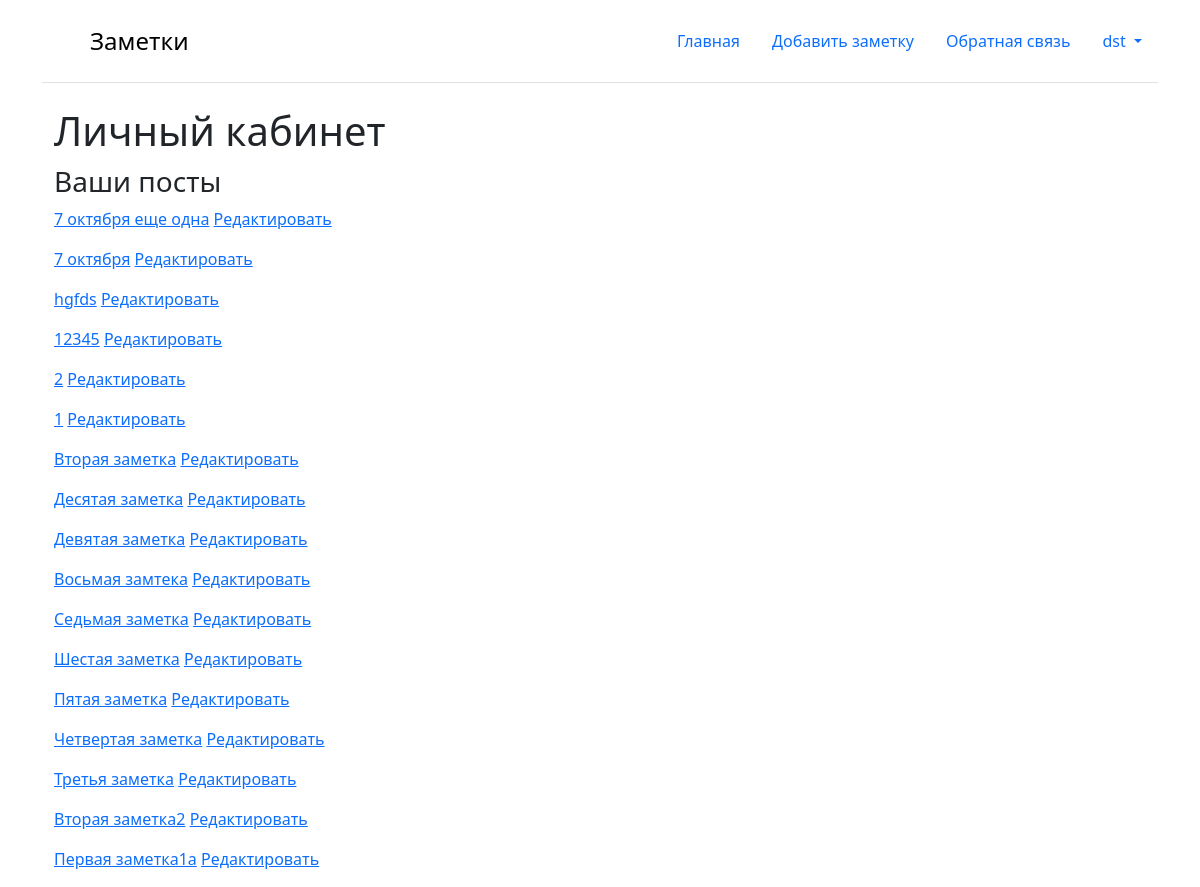
The page /users/home (signed in) on the database as committed earlier.
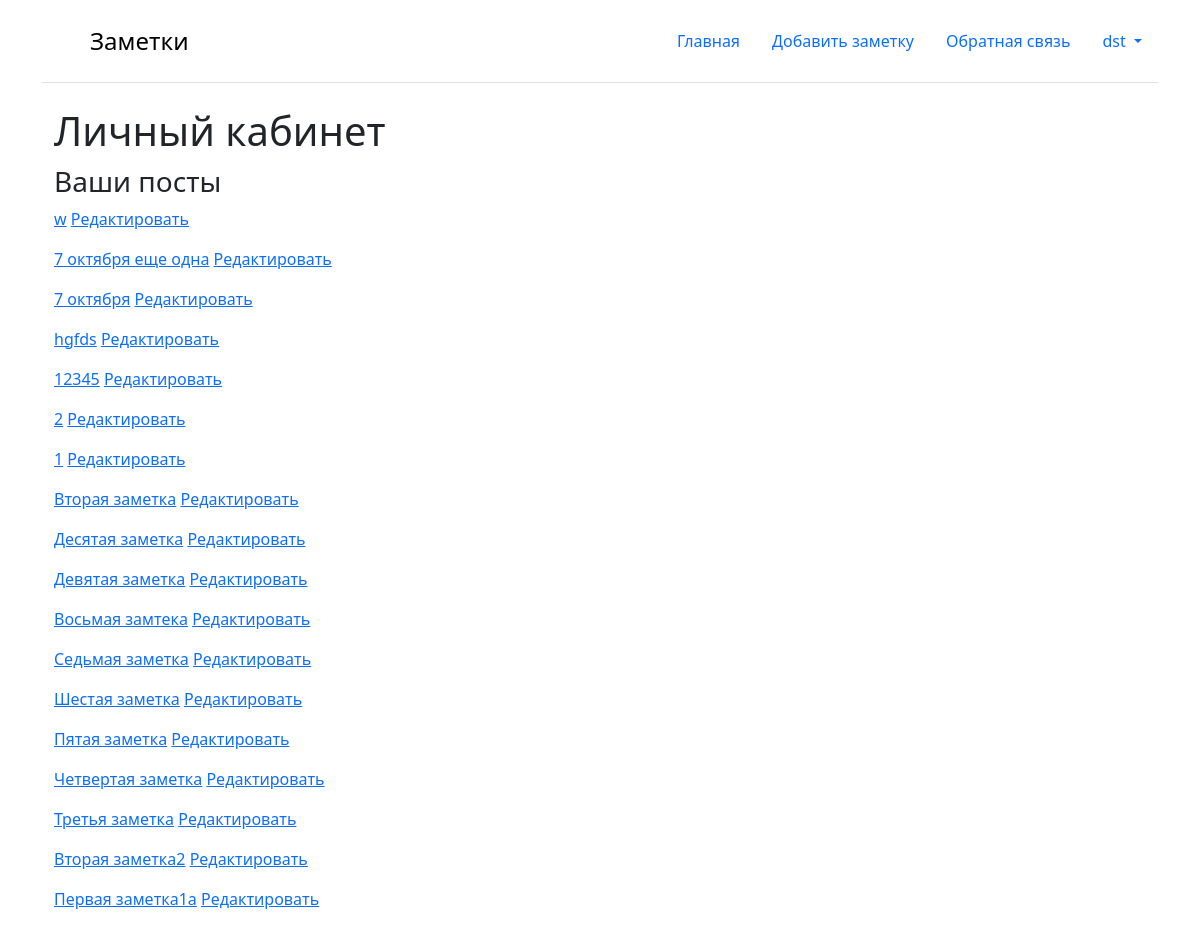
The same page on the database as committed later.
### core/models.py (models this page shows, shortened)
class Post(models.Model):
    title = models.CharField(max_length=200)
    text = models.TextField()
    created_data = models.DateTimeField(auto_now_add=True)
    category = models.ForeignKey(PostCategory,
                                 blank = True,
                                 null = True,
                                 on_delete=models.SET_NULL,
                                 related_name='category_post')
    profile = models.ForeignKey(Profile,
                                related_name='profile_posts',
                                on_delete=models.CASCADE)
    class Meta:
        verbose_name = 'Запись'
        verbose_name_plural = 'Записи'
        ordering = ["-created_data"]

### user/views.py (the view)
# urls.py: 2. Add a URL to urlpatterns:  path('', views.home, name='home')
@login_required
def home(request):
    profile = request.user.profile
    posts = profile.profile_posts.all() # достали посты пользователя , аналог этой строчки: post = Post.objects.filter(profile=profile)
    return render(request, 'user/home.html', {'posts': posts})

### templates/user/home.html
{% extends 'base.html' %}
{% block content %}
<div class="container">
    <div class="col-md-6">
        <h1>Личный кабинет</h1>
        <h3>Ваши посты</h3>
        {% for post in posts %}
        <p>
            <a href="{% url 'post_detail' post.id %}">{{ post.title }}</a>
            <a href="{% url 'post_edit' post.id %}">Редактировать</a>
        </p>
        {% endfor %}
    </div>
</div>
{% endblock %}

Rows that differ between the two databases and show on the page:
added Post: title "w"
